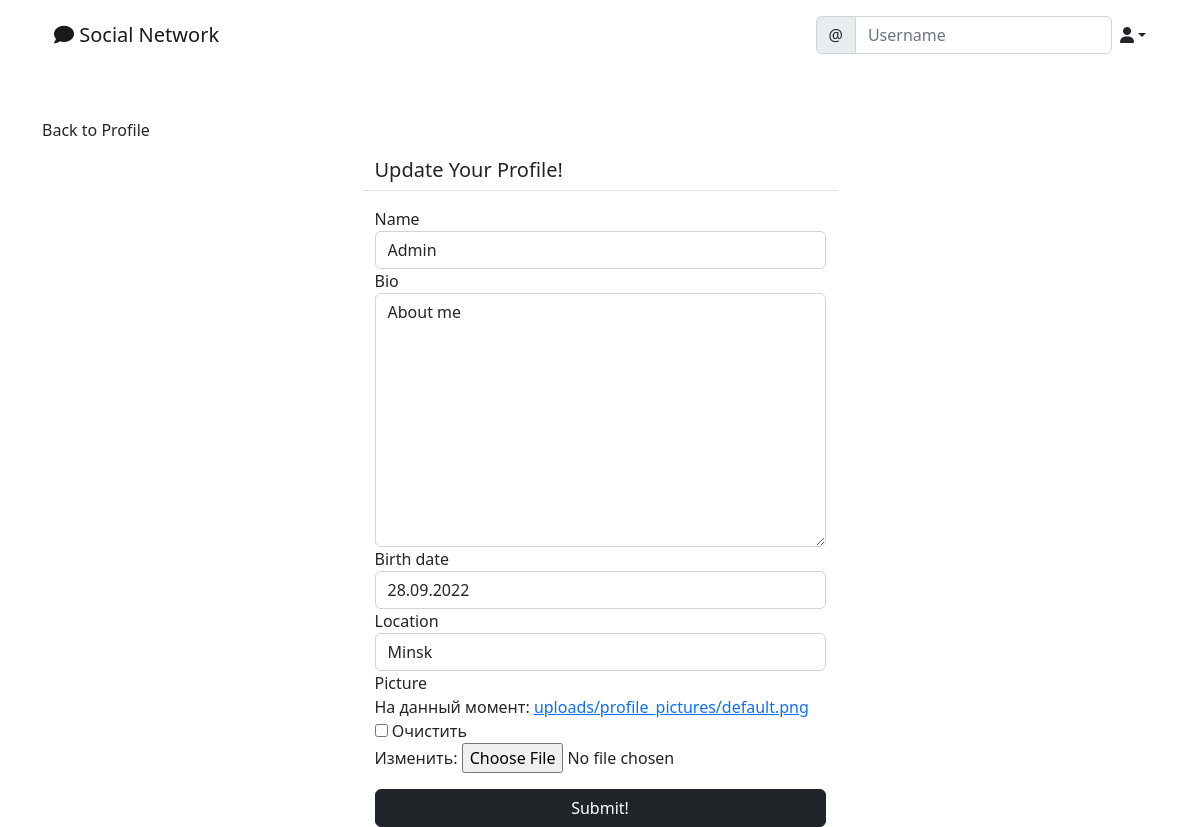
The page /social/profile/edit/1/ (signed in) on the database its author committed.
### social/models.py (models this page shows)
class UserProfile(models.Model):
    user = models.OneToOneField(User, primary_key=True, verbose_name='user', related_name='profile', on_delete=models.CASCADE)
    name = models.CharField(max_length=30, blank=True, null=True)
    bio = models.TextField(max_length=500, blank=True, null=True)
    birth_date = models.DateField(null=True, blank=True)
    location = models.CharField(max_length=100, blank=True, null=True)
    picture = models.ImageField(upload_to='uploads/profile_pictures', default='uploads/profile_pictures/default.png', blank=True)

### social/views.py (the view, shortened to what this page needs)
# urls.py: path('profile/edit/<int:pk>/', ProfileEditView.as_view(), name='profile-edit'),
class ProfileEditView(LoginRequiredMixin, UserPassesTestMixin, UpdateView):
    model = UserProfile
    fields = ['name', 'bio', 'birth_date', 'location', 'picture']
    template_name = 'social/profile_edit.html'
    def test_func(self):
        profile = self.get_object()
        return self.request.user == profile.user

### social/templates/social/profile_edit.html (shortened to what this page needs)
{% extends 'landing/base.html' %}
{% load crispy_forms_tags %}
{% block content %}
<div class="container">
    <div class="row mt-5">
    <div class="col-md-5 col-sm-6">
      <a class="link-dark text-decoration-none" href="{% url 'profile' object.pk %}">Back to Profile</a>
    </div>
  </div>
<div class="row justify-content-center mt-3">
    <div class="col-md-5 col-sm-12 border-bottom">
        <h5>Update Your Profile!</h5>
    </div>
</div>
<div class="row justify-content-center mt-3">
    <div class="col-md-5 col-sm-12">
        <form method="POST" enctype="multipart/form-data">
            {{form | crispy}}
            <div class="d-grid gap-2 ">
                <button class="btn tn-outline-dark btn-dark mt-3">Submit!</button>
            </div>
        </form>
    </div>
</div>
</div>
{% endblock content %}

### rows shown on the page
UserProfile: name "Admin", bio "About me", birth_date "28.09.2022", location "Minsk"
